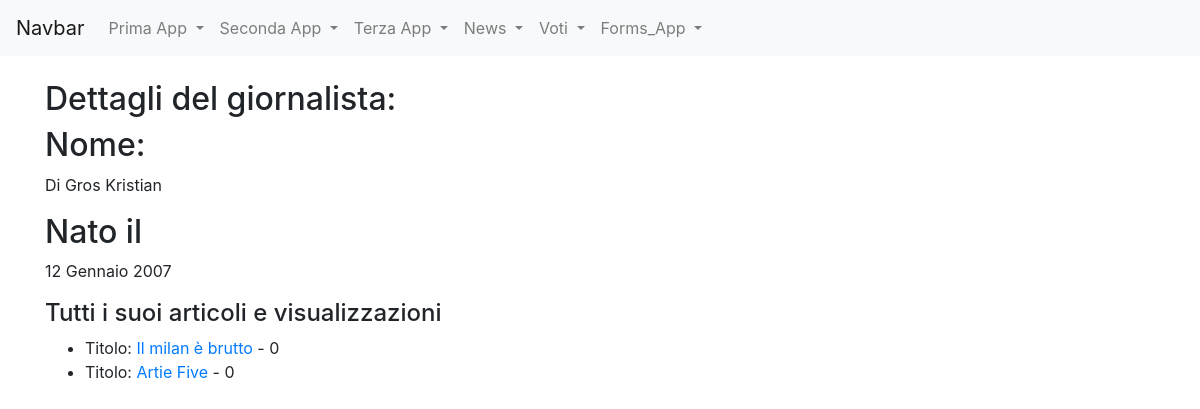
The page /news/giornalista_detail/5 on the database as committed earlier.
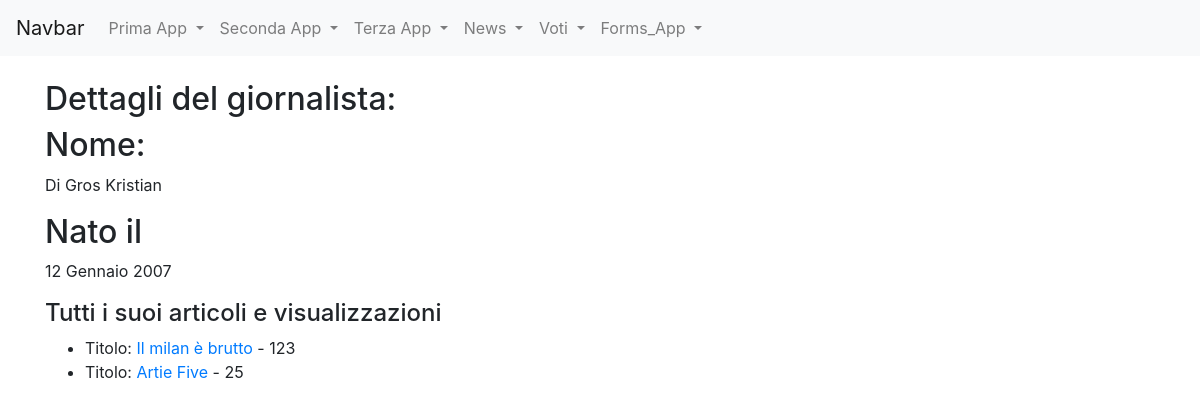
The same page on the database as committed later.
### news/models.py (models this page shows, shortened)
class Articolo(models.Model):
    titolo=models.CharField(max_length=100)
    contenuto=models.TextField()
    giornalista=models.ForeignKey(Giornalista,on_delete=models.CASCADE, related_name="articoli")
    data=models.DateField(auto_now=True, blank=True)
    visualizzazioni= models.IntegerField(default=0, blank=True)
    class Meta:
        verbose_name="Articolo"
        verbose_name_plural="Articoli"

### news/views.py (the view)
# urls.py: path("giornalista_detail/<int:pk>", giornalistaDetailView, name="giornalista_detail"),
def giornalistaDetailView(request, pk):
    giornalista = get_object_or_404(Giornalista, pk=pk)
    articoli = giornalista.articoli.all()
    context = {
        'giornalista': giornalista,
        'articoli': articoli,
    }
    return render(request, 'news/giornalista_detail.html', context)

### news/templates/news/giornalista_detail.html (shortened to what this page needs)
{% extends 'base.html' %}
{% block content %}
     <h2>Dettagli del giornalista:</h2>
    <h2>Nome:</h2> <p>{{ giornalista.cognome }} {{ giornalista.nome }} </p>
    <h2>Nato il </h2> <p>{{giornalista.anno_di_nascita}}</p>
    <h4>Tutti i suoi articoli e visualizzazioni</h4>
    <ul>
    {% for articolo in articoli %}
        <li>
        <span class="label">Titolo:</span>
        <a href="{% url 'news:articolo_detail' articolo.pk %}">{{ articolo.titolo }} </a>
        - {{articolo.visualizzazioni}}
        </li>
    {% empty %}
        <li>Non ci sono articoli per questo giornalista.</li>
    {% endfor %}
    </ul>
{% endblock content %}

Rows that differ between the two databases and show on the page:
changed Articolo "Il milan è brutto": visualizzazioni "0" → "123"
changed Articolo "Artie Five": visualizzazioni "0" → "25"
